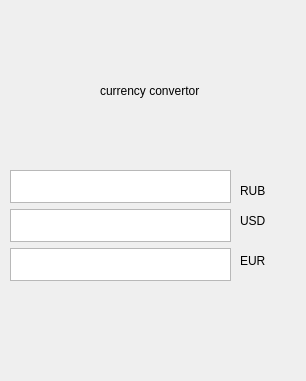
<?xml version="1.0" encoding="UTF-8"?>
<ui version="4.0">
 <class>Dialog</class>
 <widget class="QDialog" name="Dialog">
  <property name="geometry">
   <rect>
    <x>0</x>
    <y>0</y>
    <width>306</width>
    <height>381</height>
   </rect>
  </property>
  <property name="windowTitle">
   <string>Dialog</string>
  </property>
  <widget class="QLabel" name="usd_label">
   <property name="geometry">
    <rect>
     <x>240</x>
     <y>210</y>
     <width>61</width>
     <height>21</height>
    </rect>
   </property>
   <property name="text">
    <string>USD</string>
   </property>
  </widget>
  <widget class="QLabel" name="eur_lable">
   <property name="geometry">
    <rect>
     <x>240</x>
     <y>250</y>
     <width>61</width>
     <height>21</height>
    </rect>
   </property>
   <property name="text">
    <string>EUR</string>
   </property>
  </widget>
  <widget class="QLabel" name="rub_label">
   <property name="geometry">
    <rect>
     <x>240</x>
     <y>180</y>
     <width>61</width>
     <height>21</height>
    </rect>
   </property>
   <property name="text">
    <string>RUB</string>
   </property>
  </widget>
  <widget class="QLabel" name="main_lable">
   <property name="geometry">
    <rect>
     <x>100</x>
     <y>80</y>
     <width>121</width>
     <height>21</height>
    </rect>
   </property>
   <property name="text">
    <string>currency convertor</string>
   </property>
  </widget>
  <widget class="QWidget" name="verticalLayoutWidget">
   <property name="geometry">
    <rect>
     <x>10</x>
     <y>170</y>
     <width>221</width>
     <height>111</height>
    </rect>
   </property>
   <layout class="QVBoxLayout" name="verticalLayout">
    <item>
     <widget class="QTextEdit" name="usd_text"/>
    </item>
    <item>
     <widget class="QTextEdit" name="rub_text"/>
    </item>
    <item>
     <widget class="QTextEdit" name="eur_text"/>
    </item>
   </layout>
  </widget>
 </widget>
 <resources/>
 <connections/>
</ui>
